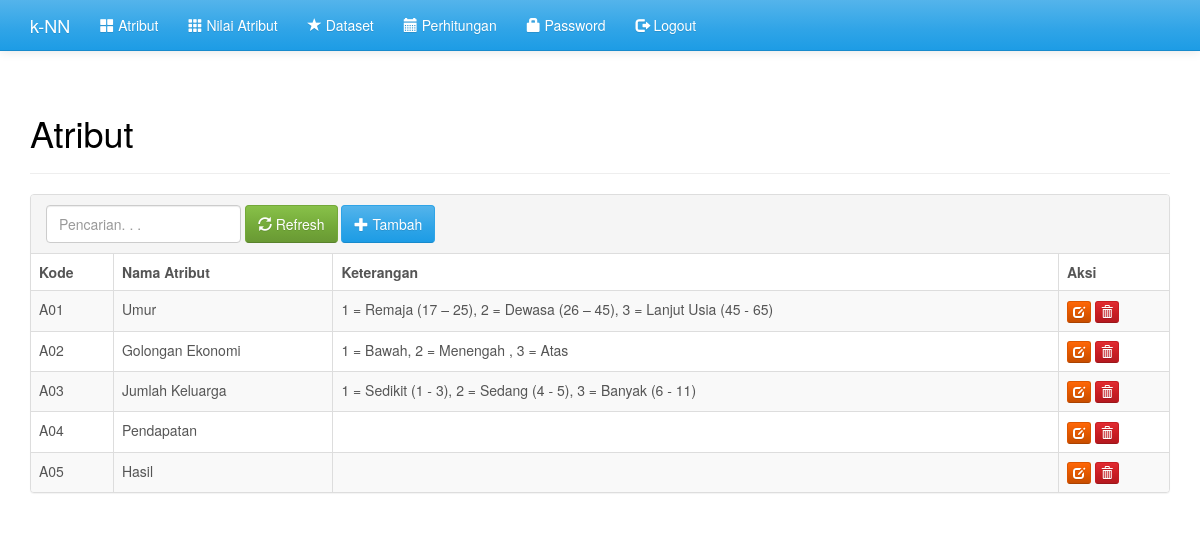
/index.php?m=atribut (signed in), run on the app's committed database.
### tables this page shows
CREATE TABLE `tb_atribut` (
  `id_atribut` varchar(16) NOT NULL,
  `nama_atribut` varchar(255) DEFAULT NULL,
  `status_atribut` varchar(255) DEFAULT NULL,
  `nilai` tinyint(1) DEFAULT NULL,
  `keterangan` varchar(255) DEFAULT NULL
);

### functions.php (called while the page is built, shortened)
<?php
include 'config.php';
include 'includes/db.php';
$db = new DB($config['server'], $config['username'], $config['password'], $config['database_name']);
$mod = $_GET['m'];
function esc_field($str)
{
    return addslashes($str);
}

### config.php (called while the page is built)
<?php
$config["server"]='localhost';
$config["username"]='root';
$config["password"]='';
$config["database_name"]='knn';

### includes/db.php (called while the page is built, shortened)
<?php
class DB
{
    var $conn = null;
    public function __construct($host, $username, $passwd, $dbname)
    {
        $this->conn = mysqli_connect($host, $username, $passwd, $dbname);
    }
    public function query($sql)
    {
        $query = mysqli_query($this->conn, $sql) or die('<pre>Error mysqli_query: ' . mysqli_error($this->conn) . '<br />' . $sql . '</pre>');
        return $query;
    }
    public function get_results($sql)
    {
        $query = $this->query($sql);
        $arr = array();
        while ($row = mysqli_fetch_object($query)) {
            $arr[] = $row;
        }
        return $arr;
    }
}

### atribut.php (the view, shortened to what this page needs)
<div class="page-header">
    <h1>Atribut</h1>
</div>
<div class="panel panel-default">
    <div class="panel-heading">
        <form class="form-inline">
            <div class="form-group">
                <input class="form-control" type="text" placeholder="Pencarian. . ." name="q" value="<?= $_GET['q'] ?>" />
            </div>
            <div class="form-group">
                <button class="btn btn-success"><span class="glyphicon glyphicon-refresh"></span> Refresh</button>
            </div>
            <div class="form-group">
                <a class="btn btn-primary" href="?m=atribut_tambah"><span class="glyphicon glyphicon-plus"></span> Tambah</a>
            </div>
        </form>
    </div>
    <table class="table table-bordered table-hover table-striped">
        <thead>
            <tr>
                <th>Kode</th>
                <th>Nama Atribut</th>
                <th>Keterangan</th>
                <th>Aksi</th>
            </tr>
        </thead>
        <?php
        $q = esc_field($_GET['q']);
        $rows = $db->get_results("SELECT * FROM tb_atribut WHERE nama_atribut LIKE '%$q%' ORDER BY id_atribut");
        foreach ($rows as $row) : ?>
            <tr>
                <td><?= $row->id_atribut ?></td>
                <td><?= $row->nama_atribut ?></td>
                <td><?= $row->keterangan ?></td>
                <td>
                    <a class="btn btn-xs btn-warning" href="?m=atribut_ubah&ID=<?= $row->id_atribut ?>"><span class="glyphicon glyphicon-edit"></span></a>
                    <a class="btn btn-xs btn-danger" href="aksi.php?act=atribut_hapus&ID=<?= $row->id_atribut ?>" onclick="return confirm('Hapus data?')"><span class="glyphicon glyphicon-trash"></span></a>
                </td>
            </tr>
        <?php endforeach ?>
    </table>
</div>

### index.php (shortened to what this page needs)
<?php
include 'functions.php';
?>
<!DOCTYPE html>
<html lang="en">
<head>
  <link href="assets/css/cerulean-bootstrap.min.css" rel="stylesheet" />
</head>
<body>
  <nav class="navbar navbar-default navbar-static-top">
    <div class="container">
      <div class="navbar-header">
        <a class="navbar-brand" href="?">k-NN</a>
      </div>
      <div id="navbar" class="navbar-collapse collapse">
        <ul class="nav navbar-nav">
          <?php if ($_SESSION['login']) : ?>
            <li><a href="?m=atribut"><span class="glyphicon glyphicon-th-large"></span> Atribut</a></li>
            <li><a href="?m=nilai"><span class="glyphicon glyphicon-th"></span> Nilai Atribut</a></li>
            <li><a href="?m=dataset"><span class="glyphicon glyphicon-star"></span> Dataset</a></li>
            <li><a href="?m=hitung"><span class="glyphicon glyphicon-calendar"></span> Perhitungan</a></li>
            <li><a href="?m=password"><span class="glyphicon glyphicon-lock"></span> Password</a></li>
            <li><a href="aksi.php?act=logout"><span class="glyphicon glyphicon-log-out"></span> Logout</a></li>
          <?php else : ?>
            <li><a href="?m=hitung"><span class="glyphicon glyphicon-calendar"></span> Konsultasi</a></li>
            <li><a href="?m=login"><span class="glyphicon glyphicon-log-in"></span> Login</a></li>
          <?php endif ?>
        </ul>
      </div>
    </div>
  </nav>
  <div class="container">
    <?php
    if (file_exists($mod . '.php'))
      include $mod . '.php';
    else
      include 'home.php';
    ?>
  </div>
</body>
</html>

### data on the page
tb_atribut: id_atribut "A01", nama_atribut "Umur", keterangan "1 = Remaja (17 – 25), 2 = Dewasa (26 – 45), 3 = Lanjut Usia (45 - 65)"
tb_atribut: id_atribut "A02", nama_atribut "Golongan Ekonomi", keterangan "1 = Bawah, 2 = Menengah , 3 = Atas"
tb_atribut: id_atribut "A03", nama_atribut "Jumlah Keluarga", keterangan "1 = Sedikit (1 - 3), 2 = Sedang (4 - 5), 3 = Banyak (6 - 11)"
tb_atribut: id_atribut "A04", nama_atribut "Pendapatan"
tb_atribut: id_atribut "A05", nama_atribut "Hasil"
